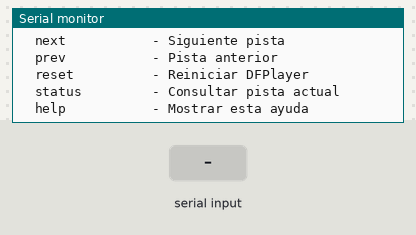
Simulated run of this program. Board: ESP32. Shown: the last lines printed to the serial monitor. The test bench sets the inputs (shaded band).

Above: at 2.4 s.
2.5 s: "pause\n" received over Serial
At 3.7 s:
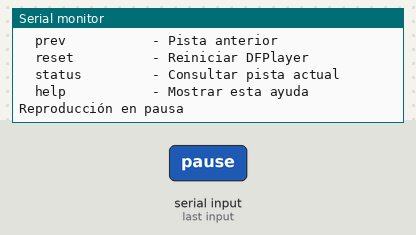
4.0 s: "resume\n" received over Serial
At 4.9 s:
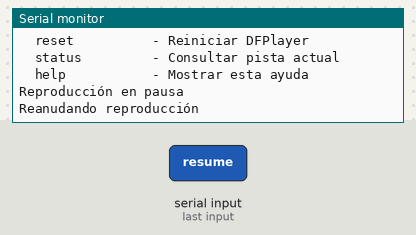
5.5 s: "stop\n" received over Serial
At 6.1 s:
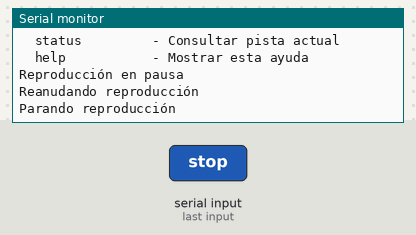
7.0 s: "next\n" received over Serial
At 8.2 s:
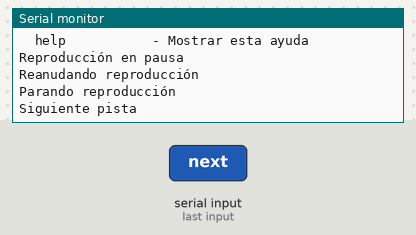
8.5 s: "prev\n" received over Serial
At 9.6 s:
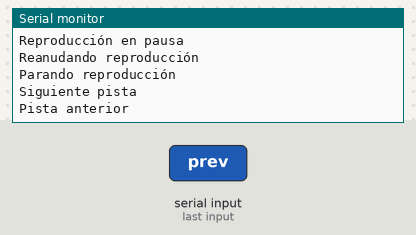
11.5 s: "play 90\n" received over Serial
At 13.0 s:
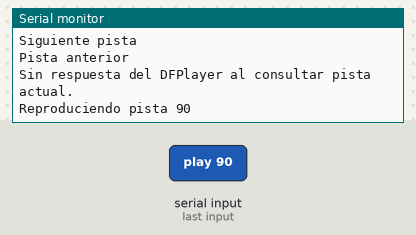

Measured:
- after the input at 2.5 s, the serial monitor: prints a new line after 0.05 s (image 1)
- after the input at 4.0 s, the serial monitor: prints a new line after 0.05 s (image 2)
- after the input at 5.5 s, the serial monitor: prints a new line after 0.05 s (image 3)
- after the input at 7.0 s, the serial monitor: prints a new line after 0.05 s (image 4)
- after the input at 8.5 s, the serial monitor: prints a new line after 0.05 s (image 5)
- after the input at 11.5 s, the serial monitor: prints a new line after 0.05 s (image 6)

The program:

main.cpp
```cpp
#include <Arduino.h>

#define DFPLAYER_RX_PIN 16
#define DFPLAYER_TX_PIN 17
#define DFPLAYER_BAUD 9600
#define MAX_VOLUME 30

HardwareSerial dfplayer(2);
unsigned long lastStatusMillis = 0;
const unsigned long statusInterval = 10000;

void sendCommand(uint8_t command, uint16_t parameter = 0) {
  uint8_t frame[10] = {
    0x7E,
    0xFF,
    0x06,
    command,
    0x00,
    uint8_t(parameter >> 8),
    uint8_t(parameter & 0xFF),
    0x00,
    0x00,
    0xEF,
  };

  int16_t checksum = 0 - (frame[1] + frame[2] + frame[3] + frame[4] + frame[5] + frame[6]);
  frame[7] = uint8_t((checksum >> 8) & 0xFF);
  frame[8] = uint8_t(checksum & 0xFF);

  dfplayer.write(frame, sizeof(frame));
  dfplayer.flush();
  delay(50);
}

bool readResponse(uint8_t *buffer, size_t length, unsigned long timeout = 150) {
  unsigned long start = millis();
  size_t index = 0;

  while (millis() - start < timeout && index < length) {
    if (dfplayer.available()) {
      buffer[index++] = dfplayer.read();
    }
  }

  return index == length;
}

void printResponse(uint8_t *response) {
  Serial.print("DFPlayer respuesta: ");
  for (uint8_t i = 0; i < 10; i++) {
    if (response[i] < 0x10) Serial.print('0');
    Serial.print(response[i], HEX);
    Serial.print(' ');
  }
  Serial.println();
}

void playTrack(uint16_t track) {
  if (track == 0) track = 1;
  sendCommand(0x03, track);
  Serial.printf("Reproduciendo pista %u\r\n", track);
}

void playFolder(uint8_t folder, uint8_t file) {
  if (folder == 0) folder = 1;
  if (file == 0) file = 1;
  sendCommand(0x0F, (uint16_t(folder) << 8) | file);
  Serial.printf("Reproduciendo carpeta %u pista %u\r\n", folder, file);
}

void setVolume(uint8_t volume) {
  if (volume > MAX_VOLUME) volume = MAX_VOLUME;
  sendCommand(0x06, volume);
  Serial.printf("Volumen ajustado a %u\r\n", volume);
}

void stopPlayback() {
  sendCommand(0x16);
  Serial.println("Parando reproducción");
}

void pausePlayback() {
  sendCommand(0x0E);
  Serial.println("Reproducción en pausa");
}

void resumePlayback() {
  sendCommand(0x0D);
  Serial.println("Reanudando reproducción");
}

void nextTrack() {
  sendCommand(0x01);
  Serial.println("Siguiente pista");
}

void previousTrack() {
  sendCommand(0x02);
  Serial.println("Pista anterior");
}

void resetPlayer() {
  sendCommand(0x0C);
  Serial.println("Reiniciando DFPlayer");
}

void queryCurrentTrack() {
  uint8_t response[10];
  sendCommand(0x42);
  if (readResponse(response, sizeof(response))) {
    printResponse(response);
    uint16_t track = (uint16_t(response[5]) << 8) | response[6];
    Serial.printf("Pista actual: %u\r\n", track);
  } else {
    Serial.println("Sin respuesta del DFPlayer al consultar pista actual.");
  }
}

void printHelp() {
  Serial.println("Comandos disponibles:");
  Serial.println("  play <n>       - Reproducir pista n");
  Serial.println("  folder <f> <n> - Reproducir pista n en carpeta f");
  Serial.println("  vol <0-30>     - Ajustar volumen");
  Serial.println("  pause          - Pausar");
  Serial.println("  resume         - Reanudar");
  Serial.println("  stop           - Detener");
  Serial.println("  next           - Siguiente pista");
  Serial.println("  prev           - Pista anterior");
  Serial.println("  reset          - Reiniciar DFPlayer");
  Serial.println("  status         - Consultar pista actual");
  Serial.println("  help           - Mostrar esta ayuda");
}

void handleSerialCommand(const String &input) {
  String line = input;
  line.trim();
  line.toLowerCase();

  if (line.startsWith("play ")) {
    uint16_t track = line.substring(5).toInt();
    playTrack(track);
    return;
  }

  if (line.startsWith("folder ")) {
    int firstSpace = line.indexOf(' ', 7);
    if (firstSpace > 0) {
      uint8_t folder = line.substring(7, firstSpace).toInt();
      uint8_t track = line.substring(firstSpace + 1).toInt();
      playFolder(folder, track);
      return;
    }
  }

  if (line.startsWith("vol ")) {
    uint8_t volume = line.substring(4).toInt();
    setVolume(volume);
    return;
  }

  if (line == "pause") {
    pausePlayback();
    return;
  }

  if (line == "resume") {
    resumePlayback();
    return;
  }

  if (line == "stop") {
    stopPlayback();
    return;
  }

  if (line == "next") {
    nextTrack();
    return;
  }

  if (line == "prev") {
    previousTrack();
    return;
  }

  if (line == "reset") {
    resetPlayer();
    return;
  }

  if (line == "status") {
    queryCurrentTrack();
    return;
  }

  printHelp();
}

void setup() {
  Serial.begin(115200);
  delay(1000);  // Espera 1 segundo para estabilizar la comunicación serial
  while (!Serial) {
    delay(10);
  }

  Serial.println();
  Serial.println("ESP32 DFPlayer Mini - Control UART");
  Serial.printf("RX pin: %u, TX pin: %u\r\n", DFPLAYER_RX_PIN, DFPLAYER_TX_PIN);

  dfplayer.begin(DFPLAYER_BAUD, SERIAL_8N1, DFPLAYER_RX_PIN, DFPLAYER_TX_PIN);
  delay(200);

  setVolume(20);
  Serial.println("Inicializado. Enviar 'help' por USB serial.");
  printHelp();
}

void loop() {
  if (Serial.available()) {
    String command = Serial.readStringUntil('\n');
    handleSerialCommand(command);
  }

  if (millis() - lastStatusMillis > statusInterval) {
    lastStatusMillis = millis();
    queryCurrentTrack();
  }
}
```
